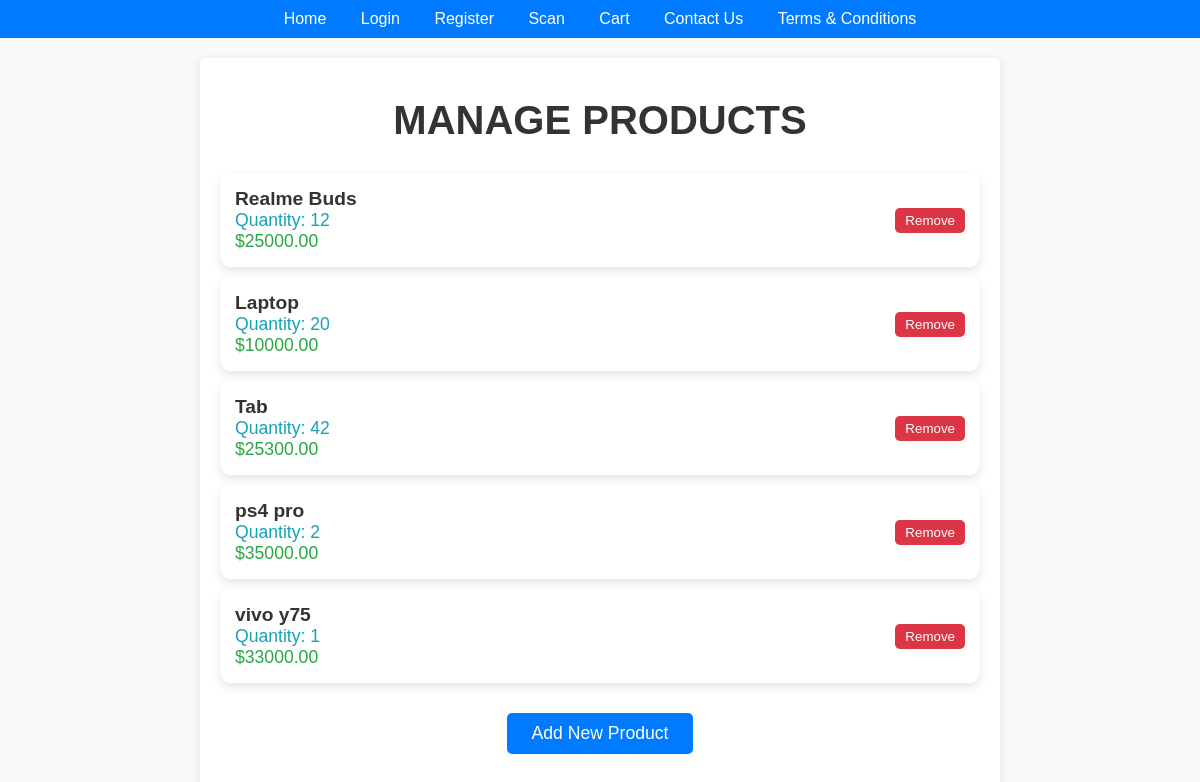
/admin1/manage_products/ (signed in), run on the app's committed database.
### your_app/models.py (models this page shows, shortened)
class Product(models.Model):
    barcode = models.CharField(max_length=100, unique=True)
    name = models.CharField(max_length=200)
    description = models.TextField()
    price = models.DecimalField(max_digits=10, decimal_places=2)
    quantity = models.IntegerField()

### your_app/views.py (the view)
# urls.py: path('admin1/manage_products/', views.manage_products, name='manage_products'),  # Manage products
@login_required
def manage_products(request):
    products = Product.objects.all()
    return render(request, 'admin/manage_products.html', {'products': products})

### your_app/templates/admin/manage_products.html (shortened to what this page needs)
{% extends 'base.html' %}
{% block content %}
<h1>Manage Products</h1>
<ul>
    {% for product in products %}
        <li>
            <div class="product-info">
                <span class="product-name">{{ product.name }}</span>
                <span class="product-quantity">Quantity: {{ product.quantity }}</span>
                <span class="product-price">${{ product.price }}</span>
            </div>
            <form method="POST" action="{% url 'remove_product' product.id %}">
                <button type="submit" class="remove-btn">Remove</button>
            </form>
        </li>
    {% endfor %}
</ul>
<button class="add-product-btn" onclick="window.location.href='{% url 'scan' %}'">Add New Product</button>
{% endblock %}

### your_app/templates/base.html (shortened to what this page needs)
<!DOCTYPE html>
<html lang="en">
<head>
</head>
<body>
    <nav>
        <a href="{% url 'home' %}" class="{% if request.path == '/' %}active{% endif %}">Home</a>
        <a href="{% url 'login' %}" class="{% if request.path == '/' %}active{% endif %}">Login</a>
        <a href="{% url 'register' %}" class="{% if request.path == '/register/' %}active{% endif %}">Register</a>
        <a href="{% url 'scan' %}" class="{% if request.path == '/scan/' %}active{% endif %}">Scan</a>
        <a href="{% url 'cart' %}" class="{% if request.path == '/cart/' %}active{% endif %}">Cart</a>
        <a href="{% url 'contact' %}">Contact Us</a>
        <a href="{% url 'terms_conditions' %}">Terms & Conditions</a>
    </nav>
    <div class="container">
        {% block content %}{% endblock %}
    </div>
</body>
</html>

### your_app/templates/base.html (style rules this page uses)
* { margin: 0; padding: 0; box-sizing: border-box; }
body { font-family: Arial, sans-serif; background-color: #f5f5f5; }
nav { background-color: #007bff; padding: 10px; text-align: center; }
nav a { color: white; margin: 0 15px; text-decoration: none; }
.container { max-width: 800px; margin: 20px auto; padding: 20px; background-color: white; border-radius: 5px; box-shadow: 0 2px 10px rgba(0, 0, 0, 0.1); }

### your_app/templates/admin/manage_products.html (style rules this page uses)
body { font-family: 'Arial', sans-serif; background-color: #f9f9f9; margin: 0; padding: 0; }
h1 { text-align: center; color: #333; font-size: 2.5em; margin-top: 20px; margin-bottom: 30px; font-weight: bold; text-transform: uppercase; }
ul { list-style-type: none; padding: 0; max-width: 800px; margin: 0 auto; }
li { background-color: #fff; margin: 10px 0; padding: 15px; border-radius: 10px; display: flex; justify-content: space-between; align-items: center; box-shadow: 0 4px 10px rgba(0, 0, 0, 0.1); transition: all 0.3s ease-in-out; }
.product-info { display: flex; flex-direction: column; align-items: flex-start; }
.product-name { font-size: 1.2em; font-weight: bold; color: #333; }
.product-quantity { font-size: 1.1em; font-weight: normal; color: #17a2b8; }
.product-price { font-size: 1.1em; font-weight: normal; color: #28a745; }
.remove-btn { padding: 5px 10px; background-color: #dc3545; color: #fff; border: none; border-radius: 5px; cursor: pointer; transition: background-color 0.3s ease-in-out; }
.add-product-btn { display: block; margin: 30px auto; padding: 10px 25px; background-color: #007bff; color: #fff; border: none; border-radius: 5px; font-size: 1.1em; cursor: pointer; transition: background-color 0.3s ease-in-out; }

### data on the page
Product: name "Realme Buds", quantity "12", price "25000.00"
Product: name "Laptop", quantity "20", price "10000.00"
Product: name "Tab", quantity "42", price "25300.00"
Product: name "ps4 pro", quantity "2", price "35000.00"
Product: name "vivo y75", quantity "1", price "33000.00"
